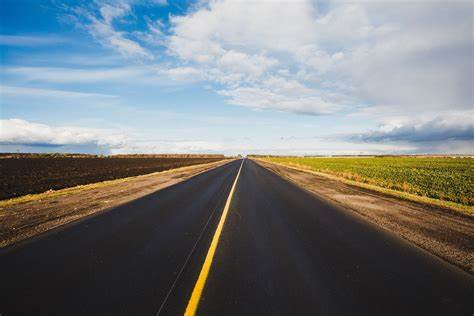
#> input picture road.jpg, 474 x 316 px, given in place of Lane.mp4, which was not available
$ python Lane_Detection_using_Opencv.py
#> lines starting #> are read from the running program, lines starting #| are printed output that depends on the picture; after the words box and inside, x2 and y2 are one past the last pixel; in counts of white or black regions, pixels touching at a corner belong together; pictures that were not available may be replaced by others from this repository, and a replacement may not be noted
#> further down, frame is the input picture: shape (316, 474, 3); mean B, G, R 124.9, 123.9, 119.1
import cv2
import numpy as np
import matplotlib.pyplot as plt

def canny_edge_detector(image):

	gray_image = cv2.cvtColor(image, cv2.COLOR_RGB2GRAY)
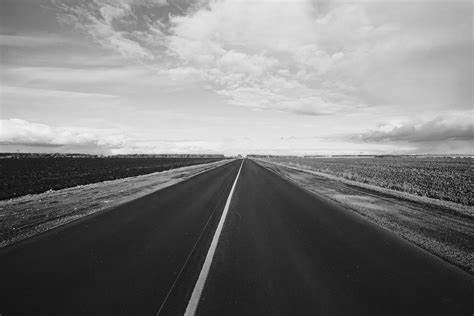
#> gray_image: shape (316, 474); min 0, max 247, mean 123.7

	blur = cv2.GaussianBlur(gray_image, (5, 5), 0)
	canny = cv2.Canny(blur, 50, 150)
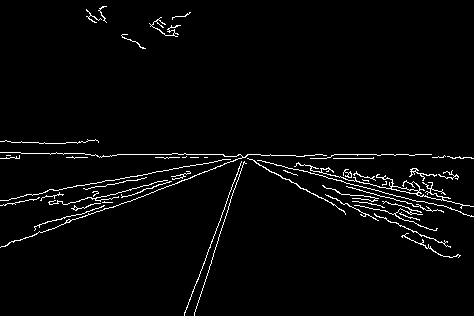
#> canny: shape (316, 474); 2.8% white in thin lines or dots
	return canny

def region_of_interest(image):
	height = image.shape[0]
#> height = 316
	polygons = np.array([
		[(200, height), (1100, height), (550, 250)]
		])
#> polygons = [[200, 316], [1100, 316], [550, 250]]
	mask = np.zeros_like(image)

	cv2.fillPoly(mask, polygons, 255)
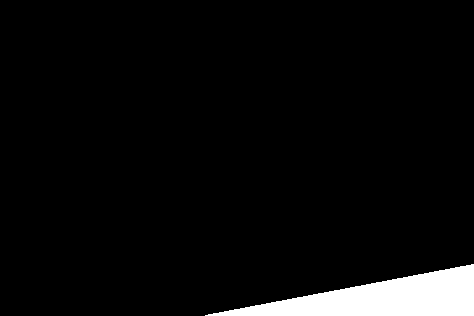
#> mask: shape (316, 474); 4.8% white; 1 white region, box (x1, y1, x2, y2) and area: (205, 264, 474, 316) 7128

	masked_image = cv2.bitwise_and(image, mask)
#> masked_image: shape (316, 474); every value is 0
	return masked_image

def create_coordinates(image, line_parameters):
	slope, intercept = line_parameters
	y1 = image.shape[0]
	y2 = int(y1 * (3 / 5))
	x1 = int((y1 - intercept) / slope)
	x2 = int((y2 - intercept) / slope)
	return np.array([x1, y1, x2, y2])

def average_slope_intercept(image, lines):
	left_fit = []
	right_fit = []
	for line in lines:
		x1, y1, x2, y2 = line.reshape(4)

		parameters = np.polyfit((x1, x2), (y1, y2), 1)
		slope = parameters[0]
		intercept = parameters[1]
		if slope < 0:
			left_fit.append((slope, intercept))
		else:
			right_fit.append((slope, intercept))

	left_fit_average = np.average(left_fit, axis = 0)
	right_fit_average = np.average(right_fit, axis = 0)
	left_line = create_coordinates(image, left_fit_average)
	right_line = create_coordinates(image, right_fit_average)
	return np.array([left_line, right_line])

def display_lines(image, lines):
	line_image = np.zeros_like(image)
	if lines is not None:
		for x1, y1, x2, y2 in lines:
			cv2.line(line_image, (x1, y1), (x2, y2), (255, 0, 0), 10)
	return line_image

cap = cv2.VideoCapture("Lane.mp4")
while(cap.isOpened()):
	_, frame = cap.read()
	canny_image = canny_edge_detector(frame)
	cropped_image = region_of_interest(canny_image)

	lines = cv2.HoughLinesP(cropped_image, 2, np.pi / 180, 100,
							np.array([]), minLineLength = 40,
							maxLineGap = 5)
#> lines = None

#> (the run stopped early here; a loop or call above may not have finished)
